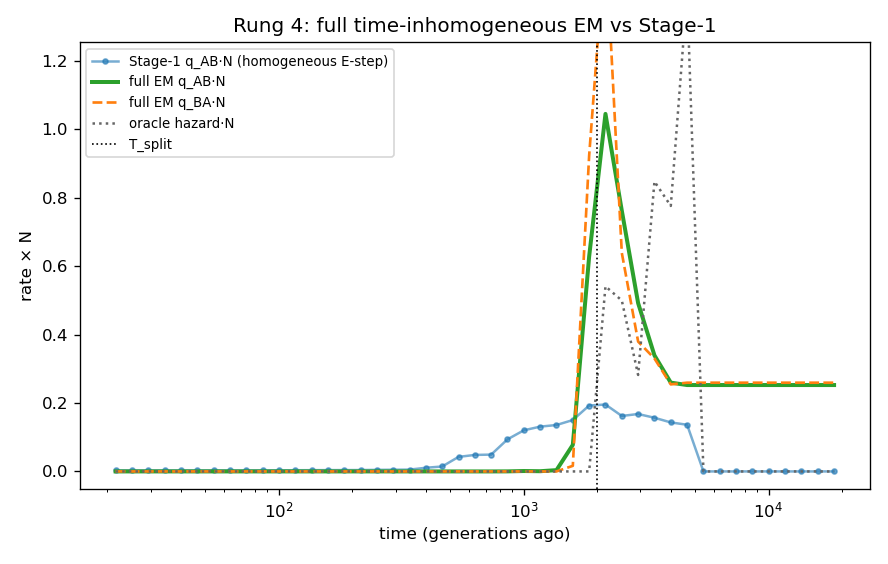

This chart was generated by the following Python code:
"""Rung 4 payoff: does the full time-inhomogeneous EM sharpen the onset vs Stage-1?

Clean A/B split (true cross-coalescence onset = a step at T_split=2000). Compare:
  * Stage-1 binned profile (homogeneous E-step; known to smear the onset earlier), and
  * the full time-inhomogeneous EM (fit_rate_through_time),
against the model-free oracle cross-coalescence hazard. Hypothesis: the full EM concentrates the
rate at/above T_split (less leakage below).
"""
import numpy as np
import msprime
import matplotlib
matplotlib.use("Agg")
import matplotlib.pyplot as plt

from tslai.dating import (log_time_grid, cell_centers, rate_through_time_binned,
                          fit_rate_through_time)

N, T_SPLIT = 1000, 2000.0


def sim(seed=1, L=5e5, n=8):
    d = msprime.Demography()
    d.add_population(name="A", initial_size=N)
    d.add_population(name="B", initial_size=N)
    d.add_population(name="ANC", initial_size=N)
    d.add_population_split(time=T_SPLIT, derived=["A", "B"], ancestral="ANC")
    return msprime.sim_ancestry(samples={"A": n, "B": n}, demography=d, sequence_length=L,
                                recombination_rate=1e-8, random_seed=seed, ploidy=1)


def oracle_hazard(ts, edges):
    pop = ts.tables.nodes.population
    A = [int(s) for s in ts.samples() if pop[s] == 0]
    B = [int(s) for s in ts.samples() if pop[s] == 1]
    pairs = [(a, b) for a in A for b in B]
    nt = ts.tables.nodes.time
    times, wts = [], []
    for tree in ts.trees():
        s = tree.span
        for a, b in pairs:
            times.append(nt[tree.mrca(a, b)])
            wts.append(s)
    times, wts = np.asarray(times), np.asarray(wts)
    total = len(pairs) * ts.sequence_length
    ev, _ = np.histogram(times, bins=edges, weights=wts)
    atrisk = total - np.concatenate([[0.0], np.cumsum(ev)[:-1]])
    with np.errstate(divide="ignore", invalid="ignore"):
        return np.where(atrisk > 0, ev / (atrisk * np.diff(edges)), np.nan)


edges = log_time_grid(20.0, 20000.0, 45)
centers = cell_centers(edges)
ts = sim()
pop = ts.tables.nodes.population
labels = {int(s): (0 if pop[s] == 0 else 1) for s in ts.samples()}
print(f"trees={ts.num_trees}; stage-1 ...")
stage1 = rate_through_time_binned(ts, labels, edges, max_iter=8)
print("full inhomogeneous EM ...")
full = fit_rate_through_time(ts, labels, edges, n_iter=12, n_knots=18)
haz = oracle_hazard(ts, edges)

fig, ax = plt.subplots(figsize=(7.4, 4.7))
ax.plot(centers, np.nan_to_num(stage1["q_AB"]) * N, "o-", ms=3, color="C0", alpha=0.6,
        label="Stage-1 q_AB·N (homogeneous E-step)")
ax.plot(centers, full.q_AB * N, "-", lw=2.4, color="C2", label="full EM q_AB·N")
ax.plot(centers, full.q_BA * N, "--", lw=1.6, color="C1", label="full EM q_BA·N")
ax.plot(centers, np.nan_to_num(haz) * N, ":", lw=1.5, color="0.4", label="oracle hazard·N")
ax.axvline(T_SPLIT, color="k", ls=":", lw=1, label="T_split")
ax.set_xscale("log")
ax.set_xlabel("time (generations ago)")
ax.set_ylabel("rate × N")
ax.set_ylim(-0.05, max(0.6, np.nanmax(full.q_AB * N) * 1.2))
ax.set_title("Rung 4: full time-inhomogeneous EM vs Stage-1")
ax.legend(fontsize=8)
fig.tight_layout()
fig.savefig("explore/rung4_profile.png", dpi=120)


def onset(c, r):
    r = np.nan_to_num(r)
    pk = r.max()
    if pk <= 0:
        return np.nan
    idx = np.where(r >= 0.5 * pk)[0]
    return c[idx[0]] if len(idx) else np.nan


print("EM loglik history:", [round(x, 1) for x in full.loglik_history])
print(f"onset (time at 50% of peak):  stage-1={onset(centers, stage1['q_AB']):.0f}  "
      f"full-EM={onset(centers, full.q_AB):.0f}  oracle={onset(centers, haz):.0f}  "
      f"(T_split={T_SPLIT:.0f})")
print("wrote explore/rung4_profile.png")
